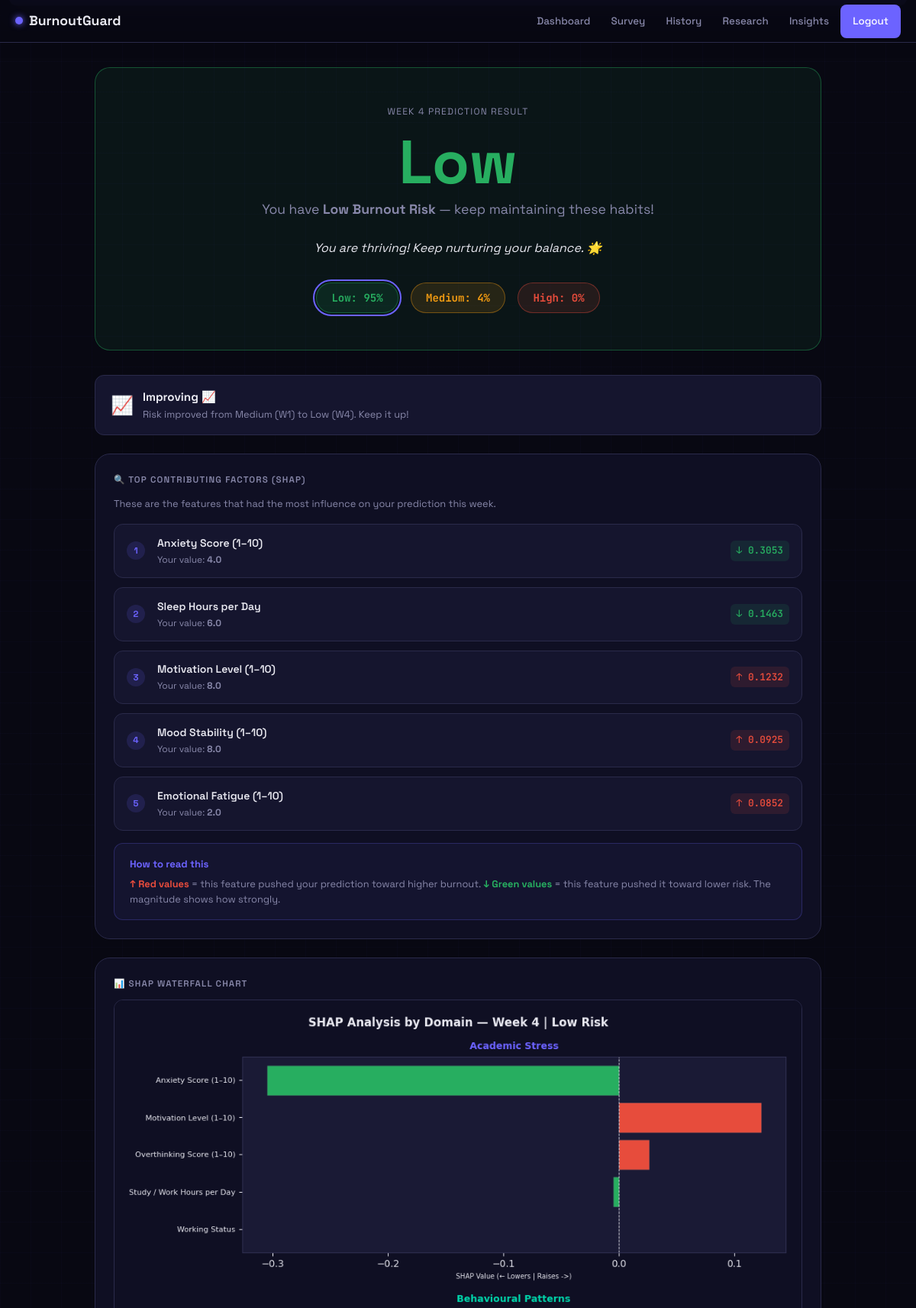
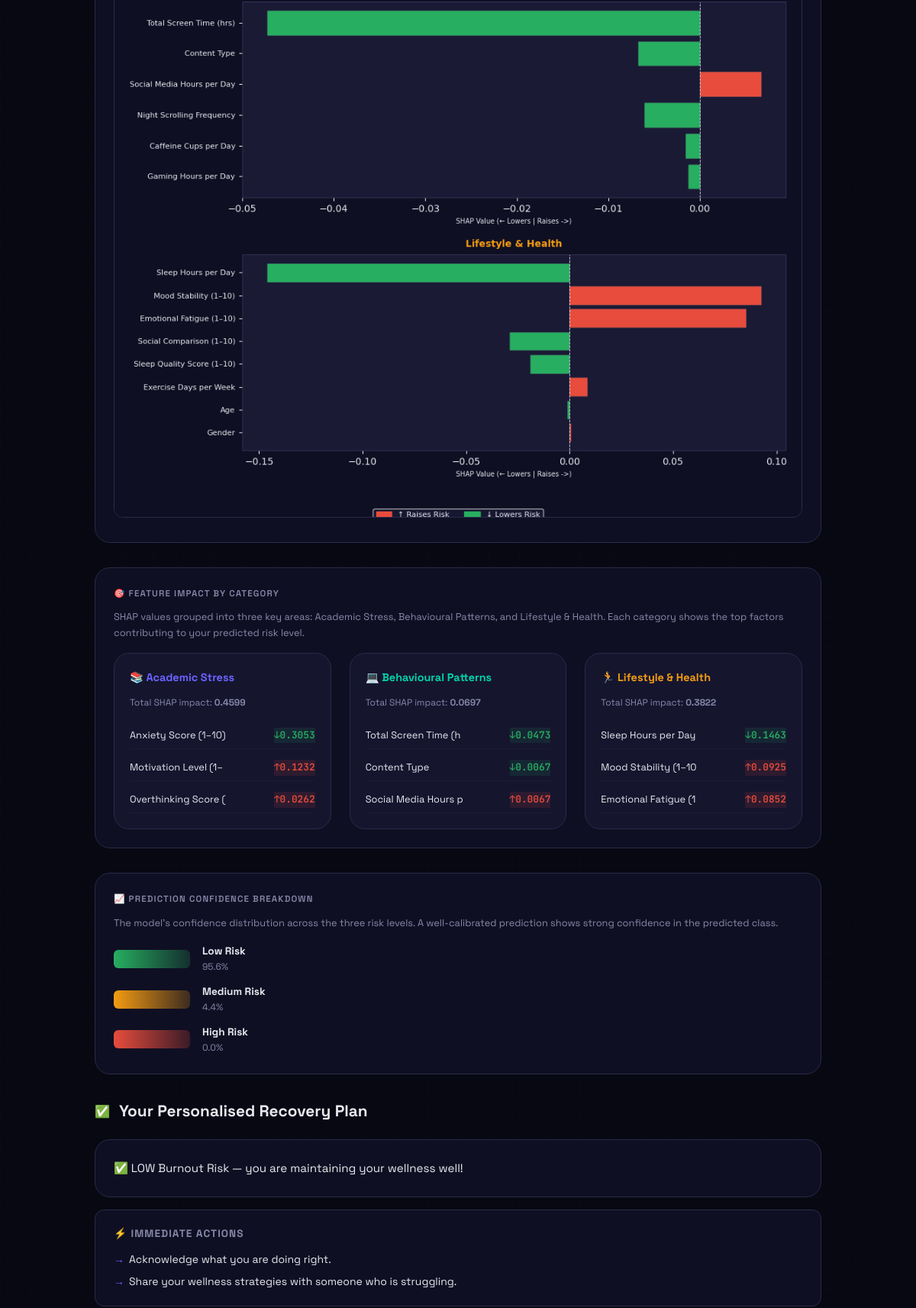
Page /result/4 (signed in, upper part) on the committed database (2 pictures, top to bottom).
### tables this page shows
CREATE TABLE predictions (
    id INTEGER PRIMARY KEY AUTOINCREMENT, user_id INTEGER NOT NULL,
    week_number INTEGER NOT NULL, response_id INTEGER NOT NULL,
    predicted_risk TEXT NOT NULL,
    confidence_low REAL, confidence_medium REAL, confidence_high REAL,
    shap_values_json TEXT, top_features_json TEXT,
    grouped_shap_json TEXT, recommendation_json TEXT,
    predicted_at TEXT DEFAULT (datetime('now')),
    FOREIGN KEY(user_id) REFERENCES users(id), UNIQUE(user_id,week_number)
);

### app.py (the view)
@app.route('/result/<int:week>')
@login_required
def result(week):
    db=get_db(); uid=session['user_id']
    pred=db.execute('SELECT * FROM predictions WHERE user_id=? AND week_number=?',(uid,week)).fetchone()
    if not pred: flash('Prediction not found.','danger'); return redirect(url_for('dashboard'))
    shap_vals=json.loads(pred['shap_values_json'])   if pred['shap_values_json']   else {}
    top_feats=json.loads(pred['top_features_json'])  if pred['top_features_json']  else []
    grouped_shap=json.loads(pred['grouped_shap_json']) if pred['grouped_shap_json'] else {}
    rec=json.loads(pred['recommendation_json']) if pred['recommendation_json'] else {}
    shap_chart=make_grouped_shap_chart(grouped_shap,pred['predicted_risk'],uid,week) if grouped_shap else ''
    conf={'Low':pred['confidence_low'] or 0,'Medium':pred['confidence_medium'] or 0,'High':pred['confidence_high'] or 0}
    gauge_chart=make_confidence_gauge_chart(conf,pred['predicted_risk'],uid,week)
    all_p=db.execute('SELECT predicted_risk FROM predictions WHERE user_id=? ORDER BY week_number',(uid,)).fetchall()
    trend=analyse_trend([p['predicted_risk'] for p in all_p])
    return render_template('result.html',user=current_user(),pred=dict(pred),shap_vals=shap_vals,
        top_feats=top_feats,grouped_shap=grouped_shap,rec=rec,shap_chart=shap_chart,
        trend=trend,week=week,feature_labels=FEATURE_LABELS,group_colors=GROUP_COLORS,gauge_chart=gauge_chart)

### app.py (called while the page is built)
def get_db():
    if 'db' not in g:
        g.db = sqlite3.connect(DB_PATH)
        g.db.row_factory = sqlite3.Row
        g.db.execute("PRAGMA foreign_keys=ON")
    return g.db

def login_required(f):
    @wraps(f)
    def dec(*a,**kw):
        if 'user_id' not in session: flash('Please log in.','warning'); return redirect(url_for('login'))
        return f(*a,**kw)
    return dec

def current_user(): return get_db().execute('SELECT * FROM users WHERE id=?',(session['user_id'],)).fetchone() if 'user_id' in session else None

### frontend/templates/result.html (shortened to what this page needs)
{% extends "base.html" %}
{% block content %}
<div class="result-wrap">
  <div class="result-hero risk-{{ pred.predicted_risk }}">
    <div class="week-label">Week {{ week }} Prediction Result</div>
    <div class="risk-display {{ pred.predicted_risk }}">{{ pred.predicted_risk }}</div>
    <div class="risk-subtitle">
      {% if pred.predicted_risk == 'High' %}
        You are showing <strong>High Burnout Risk</strong> — immediate action recommended
      {% elif pred.predicted_risk == 'Medium' %}
        You are at <strong>Medium Burnout Risk</strong> — warning signs detected
      {% else %}
        You have <strong>Low Burnout Risk</strong> — keep maintaining these habits!
      {% endif %}
    </div>
    {% if rec %}
    <p class="motivational">{{ rec.motivational_message }}</p>
    {% endif %}
    <div class="confidence-section">
      <div class="conf-pill low-risk {% if pred.predicted_risk == 'Low' %}predicted{% endif %}">
        Low: {{ (pred.confidence_low * 100)|int }}%
      </div>
      <div class="conf-pill medium-risk {% if pred.predicted_risk == 'Medium' %}predicted{% endif %}">
        Medium: {{ (pred.confidence_medium * 100)|int }}%
      </div>
      <div class="conf-pill high-risk {% if pred.predicted_risk == 'High' %}predicted{% endif %}">
        High: {{ (pred.confidence_high * 100)|int }}%
      </div>
    </div>
  </div>
  {% if trend.trend != 'No Data' %}
  <div class="trend-mini">
    <div style="font-size:1.5rem;">
      {% if 'Improving' in trend.trend %}📈
      {% elif 'Declining' in trend.trend %}📉
      {% elif 'Stable' in trend.trend %}➡️
      {% else %}〰️{% endif %}
    </div>
    <div>
      <h4>{{ trend.trend }}</h4>
      <p>{{ trend.details }}</p>
    </div>
  </div>
  {% endif %}
  <div class="result-grid">
    <div class="card">
      <div class="card-title">🔍 Top Contributing Factors (SHAP)</div>
      <p class="text-small text-muted mb-2">
        These are the features that had the most influence on your prediction this week.
      </p>
      {% if top_feats %}
      <div class="top-features">
        {% for feat in top_feats %}
        <div class="feature-row">
          <div class="feature-rank">{{ loop.index }}</div>
          <div class="feature-info">
            <div class="feature-name">{{ feat.name }}</div>
            <div class="feature-raw">Your value: <strong>{{ feat.raw_value }}</strong></div>
          </div>
          <div class="feature-shap {% if feat.direction == 'increases' %}shap-up{% else %}shap-down{% endif %}">
            {% if feat.direction == 'increases' %}↑{% else %}↓{% endif %}
            {{ '%.4f' | format(feat.shap_value|abs) }}
          </div>
        </div>
        {% endfor %}
      </div>
      <div class="shap-explainer">
        <h5>How to read this</h5>
        <p>
          <strong style="color:#e74c3c">↑ Red values</strong> = this feature pushed your prediction toward higher burnout.
          <strong style="color:#27ae60">↓ Green values</strong> = this feature pushed it toward lower risk.
          The magnitude shows how strongly.
        </p>
      </div>
      {% endif %}
    </div>
    <div class="card">
      <div class="card-title">📊 SHAP Waterfall Chart</div>
      {% if shap_chart %}
        <img src="{{ url_for('static', filename='img/' ~ shap_chart) }}"
             class="chart-img" alt="SHAP Explanation Week {{ week }}">
      {% else %}
        <div style="text-align:center; padding:2rem; color:var(--fg-muted);">
          Chart generation pending
        </div>
      {% endif %}
    </div>
  </div>
  <div class="result-grid" style="margin-bottom:2rem;">
    <div class="card">
      <div class="card-title">🎯 Feature Impact by Category</div>
      <p class="text-small text-muted mb-2">
        SHAP values grouped into three key areas: Academic Stress, Behavioural Patterns, and Lifestyle & Health.
        Each category shows the top factors contributing to your predicted risk level.
      </p>
      {% if grouped_shap %}
      <div style="display:grid; grid-template-columns:1fr 1fr 1fr; gap:1.5rem;">
        {% for group_name, group_data in grouped_shap.items() %}
        <div style="background:var(--bg-raised); border-radius:var(--radius-lg); padding:1.25rem; border:1px solid var(--border);">
          <h4 class="{% if 'Academic' in group_name %}group-title-academic{% elif 'Behavioural' in group_name %}group-title-behavioural{% else %}group-title-lifestyle{% endif %}" style="font-size:0.9rem; font-weight:700; margin-bottom:0.75rem;">
            {% if 'Academic' in group_name %}📚 Academic Stress
            {% elif 'Behavioural' in group_name %}💻 Behavioural Patterns
            {% else %}🏃 Lifestyle & Health{% endif %}
          </h4>
          <p style="font-size:0.75rem; color:var(--fg-muted); margin-bottom:1rem;">
            Total SHAP impact: <strong>{{ "%.4f"|format(group_data.total) }}</strong>
          </p>
          <ul style="list-style:none; display:flex; flex-direction:column; gap:0.5rem;">
            {% for feat in group_data.features[:3] %}
            <li style="font-size:0.8rem; padding:0.4rem 0; border-bottom:1px solid rgba(42,42,74,0.3); display:flex; justify-content:space-between; align-items:center;">
              <span>{{ feat.label[:20] }}</span>
              <span class="{% if feat.direction == 'increases' %}shap-up{% else %}shap-down{% endif %}" style="font-family:var(--font-mono); font-weight:600;">
                {% if feat.direction == 'increases' %}↑{% else %}↓{% endif %}{{ "%.4f"|format(feat.shap_value|abs) }}
              </span>
            </li>
            {% endfor %}
          </ul>
        </div>
        {% endfor %}
      </div>
      {% endif %}
    </div>
  </div>
  <div class="result-grid" style="margin-bottom:2rem;">
    <div class="card">
      <div class="card-title">📈 Prediction Confidence Breakdown</div>
      <p class="text-small text-muted mb-2">
        The model's confidence distribution across the three risk levels. A well-calibrated prediction shows strong confidence in the predicted class.
      </p>
      <div style="display:grid; grid-template-columns:1fr 1fr; gap:1.5rem; align-items:center;">
        <div>
          <div style="display:flex; flex-direction:column; gap:0.75rem;">
            <div style="display:flex; align-items:center; gap:1rem;">
              <div style="width:100px; height:24px; background:linear-gradient(to right, #27ae60, rgba(39,174,96,0.2)); border-radius:6px;"></div>
              <div>
                <div style="font-size:0.85rem; font-weight:700;">Low Risk</div>
                <div style="font-size:0.75rem; color:var(--fg-muted);">{{ (pred.confidence_low * 100)|round(1) }}%</div>
              </div>
            </div>
            <div style="display:flex; align-items:center; gap:1rem;">
              <div style="width:100px; height:24px; background:linear-gradient(to right, #f39c12, rgba(243,156,18,0.2)); border-radius:6px;"></div>
              <div>
                <div style="font-size:0.85rem; font-weight:700;">Medium Risk</div>
                <div style="font-size:0.75rem; color:var(--fg-muted);">{{ (pred.confidence_medium * 100)|round(1) }}%</div>
              </div>
            </div>
            <div style="display:flex; align-items:center; gap:1rem;">
              <div style="width:100px; height:24px; background:linear-gradient(to right, #e74c3c, rgba(231,76,60,0.2)); border-radius:6px;"></div>
              <div>
                <div style="font-size:0.85rem; font-weight:700;">High Risk</div>
                <div style="font-size:0.75rem; color:var(--fg-muted);">{{ (pred.confidence_high * 100)|round(1) }}%</div>
              </div>
            </div>
          </div>
        </div>
      </div>
    </div>
  </div>
  {% if rec %}
  <div class="rec-section">
    <div class="rec-header">
      <div class="section-icon">
        {% if pred.predicted_risk == 'High' %}⚠️{% elif pred.predicted_risk == 'Medium' %}🟡{% else %}✅{% endif %}
      </div>
      <h2>Your Personalised Recovery Plan</h2>
    </div>
    <div class="card mb-2">
      <p style="font-size:0.95rem; line-height:1.7;">{{ rec.summary }}</p>
    </div>
    <div class="result-grid">
      {% if rec.immediate %}
      <div class="plan-block">
        <h4>⚡ Immediate Actions</h4>
        <ul>{% for item in rec.immediate %}<li>{{ item }}</li>{% endfor %}</ul>
      </div>
      {% endif %}
    </div>
  </div>
  {% endif %}
</div>
{% endblock %}

### frontend/templates/base.html (style rules this page uses)
:root { --bg-deep: #080812; --bg-card: #0f0f23; --bg-raised: #15152e; --bg-input: #1a1a35; --border: #2a2a4a; --border-glow:#4040aa; --fg: #e8e8f0; --fg-muted: #8888aa; --fg-dim: #4a4a6a; --green: #27ae60; --yellow: #f39c12; --red: #e74c3c; --purple: #6c63ff; --blue: #3498db; --cyan: #00d4aa; --font-body: 'Space Grotesk', sans-serif; --font-mono: 'JetBrains Mono', monospace; --radius: 12px; --radius-lg: 20px; --shadow: 0 4px 24px rgba(0,0,0,0.5); --glow-purple: 0 0 20px rgba(108,99,255,0.3); --safe-top: env(safe-area-inset-top, 0px); --safe-bottom: env(safe-area-inset-bottom, 0px); --safe-left: env(safe-area-inset-left, 0px); --safe-right: env(safe-area-inset-right, 0px); --nav-height: 56px; --bottom-nav-height: 60px; }
*, *::before, *::after { box-sizing: border-box; margin: 0; padding: 0; }
html { font-size: 16px; scroll-behavior: smooth; -webkit-text-size-adjust: 100%; height: -webkit-fill-available; }
body { background: var(--bg-deep); color: var(--fg); font-family: var(--font-body); min-height: 100vh; min-height: -webkit-fill-available; line-height: 1.6; overflow-x: hidden; }
body::before { content: ''; position: fixed; inset: 0; background-image: linear-gradient(rgba(108,99,255,0.025) 1px, transparent 1px), linear-gradient(90deg, rgba(108,99,255,0.025) 1px, transparent 1px); background-size: 40px 40px; pointer-events: none; z-index: 0; }
.card { background: var(--bg-card); border: 1px solid var(--border); border-radius: var(--radius-lg); padding: 1.5rem; }
.card-title { font-size: 0.72rem; font-weight: 600; letter-spacing: 0.1em; text-transform: uppercase; color: var(--fg-muted); margin-bottom: 0.75rem; }
.risk-Low { background:rgba(39,174,96,0.15); color:#27ae60; border:1px solid rgba(39,174,96,0.4); }
.text-muted { color:var(--fg-muted); }
.text-small { font-size:0.8rem; }
.mb-2 { margin-bottom:1rem }

### rows in the picture
predictions: predicted_risk "Low", (pred.confidence_low*100)|int "95", (pred.confidence_medium*100)|int "4", (pred.confidence_high*100)|int "0", (pred.confidence_low*100)|round(1) "95.6", (pred.confidence_medium*100)|round(1) "4.4", (pred.confidence_high*100)|round(1) "0.0"

### other values in the picture
{{ week }} "4"
{{ rec.motivational_message }} "You are thriving! Keep nurturing your balance. 🌟"
{{ trend.trend }} "Improving 📈"
{{ trend.details }} "Risk improved from Medium (W1) to Low (W4). Keep it up!"
{{ feat.name }} "Anxiety Score (1–10)" "Sleep Hours per Day" "Motivation Level (1–10)" "Mood Stability (1–10)" "Emotional Fatigue (1–10)"
{{ feat.raw_value }} "4.0" "6.0" "8.0" "8.0" "2.0"
{{ '%.4f' | format(feat.shap_value|abs) }} "0.3053" "0.1463" "0.1232" "0.0925" "0.0852"
{{ "%.4f"|format(group_data.total) }} "0.4599" "0.0697" "0.3822"
{{ feat.label[:20] }} "Anxiety Score (1–10)" "Motivation Level (1–" "Overthinking Score (" "Total Screen Time (h" "Content Type" "Social Media Hours p" "Sleep Hours per Day" "Mood Stability (1–10" "Emotional Fatigue (1"
{{ "%.4f"|format(feat.shap_value|abs) }} "0.3053" "0.1232" "0.0262" "0.0473" "0.0067" "0.0067" "0.1463" "0.0925" "0.0852"
{{ rec.summary }} "✅ LOW Burnout Risk — you are maintaining your wellness well!"
{{ item }} "Acknowledge what you are doing right." "Share your wellness strategies with someone who is struggling."
